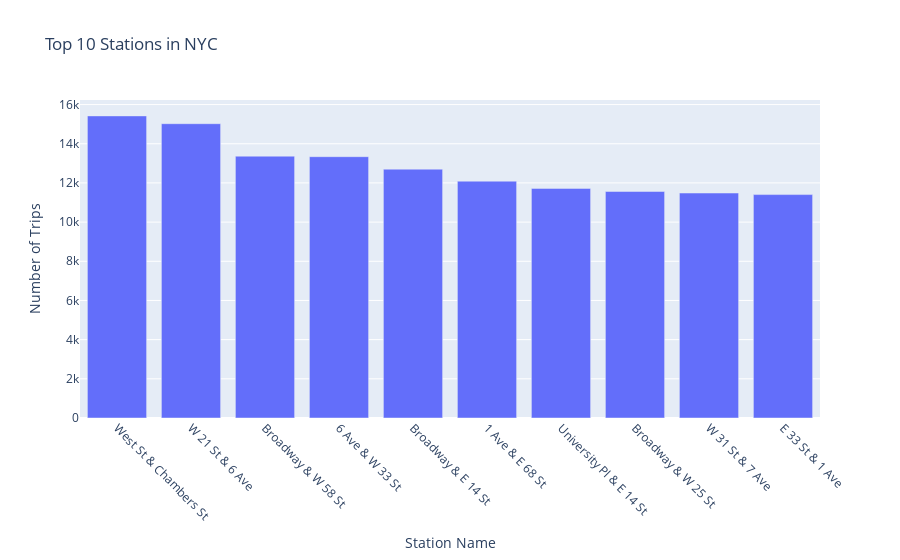

Here is the notebook cell this chart was saved with:
### Code cell
fig = plot_top_stations(df)
fig.show()

### Figure 1 — Plotly figure (JSON) as saved in the notebook; plotly's stock layout.template omitted (floating-point values rounded to 4 significant figures)
{"data": [{"hovertemplate": "Station Name=%{x}<br>Number of Trips=%{y}<extra></extra>", "legendgroup": "", "marker": {"color": "#636efa", "pattern": {"shape": ""}}, "name": "", "orientation": "v", "showlegend": false, "textposition": "auto", "type": "bar", "x": ["West St & Chambers St", "W 21 St & 6 Ave", "Broadway & W 58 St", "6 Ave & W 33 St", "Broadway & E 14 St", "1 Ave & E 68 St", "University Pl & E 14 St", "Broadway & W 25 St", "W 31 St & 7 Ave", "E 33 St & 1 Ave"], "xaxis": "x", "y": [15422, 15024, 13367, 13340, 12703, 12090, 11722, 11564, 11485, 11405], "yaxis": "y"}], "layout": {"barmode": "relative", "legend": {"tracegroupgap": 0}, "title": {"text": "Top 10 Stations in NYC"}, "xaxis": {"anchor": "y", "domain": [0, 1], "tickangle": 45, "title": {"text": "Station Name"}}, "yaxis": {"anchor": "x", "domain": [0, 1], "title": {"text": "Number of Trips"}}}}
